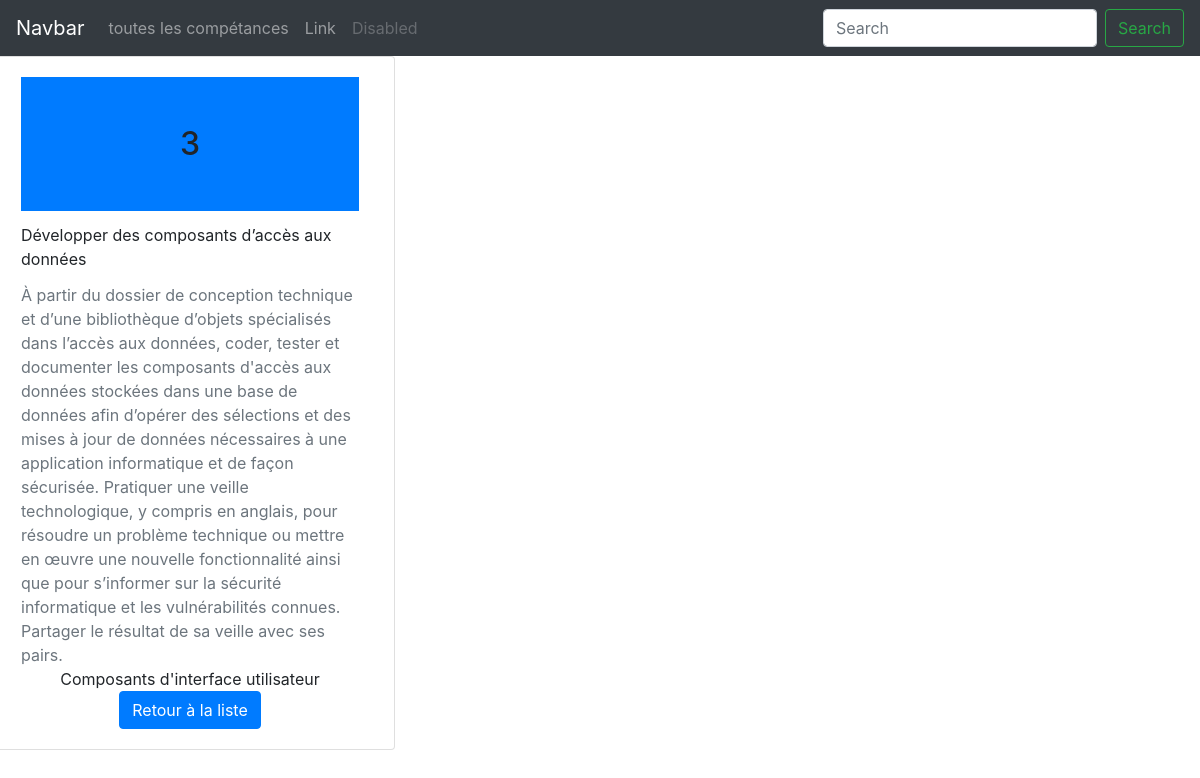
Screenshot of /php_connexion/index.php?loc=one&id=3 with the database file from the repository.
### tables this page shows
CREATE TABLE `competences_professionnelles` (
  `id` int(11) NOT NULL,
  `nom` varchar(45) NOT NULL,
  `description_courte` text NOT NULL,
  `description_long` text,
  `id_type` int(11) NOT NULL
);

### php_connexion/index.php (called while the page is built, shortened)
<?php
include('connexion/M_all.php');
$model = new M_all();
$id = filter_input(INPUT_GET, "id");
$oneComp = $model->readOne($id);
include('view/template.php');

### php_connexion/connexion/M_all.php (called while the page is built, shortened)
<?php
class M_all extends Connexion
{
    public function readOne($id)
    {
        try {
            $pdo = $this->getConnexion();
            $query = $pdo->prepare("SELECT competences_professionnelles.id,competences_professionnelles.nom,
                                           competences_professionnelles.description_courte,competences_professionnelles.description_long,
                                           activités_types.descrip_courte
                                     FROM `competences_professionnelles`
                                     JOIN activités_types ON competences_professionnelles.id_type = activités_types.id
                                     WHERE competences_professionnelles.id = :id");
            $query->bindParam(":id", $id);
            $query->execute();
            return $query->fetchObject();
        } catch (PDOException $e) {
            echo $e->getMessage();
        }
    }
}

### php_connexion/view/v_one.php (the view)
<div class="row">
    <?php if (isset($oneComp)) :?>
        <div class="card col-4 d-flex justify-content-center align-items-center">
            <div class="card-body  d-flex flex-column justify-items-center align-items-center">
                <h2 class="card-title bg-primary w-100 text-center p-5"><?= htmlentities($oneComp->id) ?></h2>
                <li class="card-title"><?= htmlentities($oneComp->description_courte) ?></li>
                <li class="card-text text-secondary"><?= htmlentities($oneComp->description_long) ?></li>
                <li class="card-text"><?= htmlentities($oneComp->descrip_courte) ?></li>
                <a href="index.php?loc=all" class="btn btn-primary">Retour à la liste</a>
            </div>
        </div>
    <?php endif; ?>
</div>

### php_connexion/view/template.php (style rules this page uses)
li { list-style: none; }
a:link { text-transform: none; }

### rows the page displays
competences_professionnelles: id "3", description_courte "Développer des composants d’accès aux données", description_long "À partir du dossier de conception technique et d’une bibliothèque d’objets spécialisés dans l’accès aux données, coder, tester et documenter les composants d'accès aux données stockées dans une base de données afin d’opérer des sélections et des mises à jour de données nécessaires à une application informatique et de façon sécurisée. Pratiquer une veille technologique, y compris en anglais, pour résoudre un problème technique ou mettre en œuvre une nouvelle fonctionnalité ainsi que pour s’informer sur la sécurité informatique et les vulnérabilités connues. Partager le résultat de sa veille avec ses pairs.", id_type.descrip_courte "Composants d'interface utilisateur"
